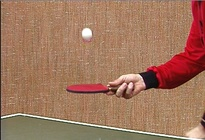
%> input picture lab3/pingpong/0000.jpeg, 205 x 140 px, shrunk from 352 x 240 before the run
$ octave demo_harris_corner_detector.m   (GNU Octave 9; MATLAB toolbox functions it lacks are replaced by stand-ins)
%> lines starting %> are read from the running program, lines starting %| are printed output that depends on the picture
%> further down, im_original is the input picture: size 140x205x3 uint8; mean R, G, B 160.4, 117.6, 93.3
### lab3/harris_corner_detector.m
function [H, row, col] = harris_corner_detector(image_original, sigma, n, threshold, plt_flag)
%> called with sigma = 1, n = 2, threshold = 0.1, plt_flag = true

image_grayscale = rgb2gray(im2double(image_original));
[h, w] = size(image_grayscale);
%> h = 140; w = 205
% Sobel kernels approximate the first derivatives of a Gaussian filter.
[Ix, Iy] = imgradientxy(image_grayscale, 'sobel');

% Computing elements of Q for each pixel
% Padding type "replicate" to avoid finding extra gradient on the borders
A = imgaussfilt((Ix.^2), sigma, 'FilterSize', 5, 'Padding', 'replicate');
B = imgaussfilt((Ix.*Iy), sigma, 'FilterSize', 5, 'Padding', 'replicate');
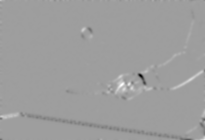
%> B: size 140x205 double; min -2.71, max 1.66, mean -0.00142; drawn with min black and max white
C = imgaussfilt((Iy.^2), sigma, 'FilterSize', 5, 'Padding', 'replicate');

H = (A.*C - B.^2) - .04*((A + C).^2);
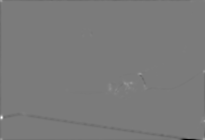
%> H: size 140x205 double; min -5.19, max 5.52, mean -0.0154; drawn with min black and max white

% Non-maximum supression
% Pad H with zeros
H_padded = padarray(H, [n,n], 'replicate');
% Compute H_local_max_mask, where an element equals 1 if the element of
% H in the corresponding position is a local maximum, and equals zero
% otherwise
H_local_max_mask = zeros([h,w]);
for i=1+n:h+n
    for j=1+n:w+n
        if H_padded(i, j) == max(max(H_padded(i-n:i+n, j-n:j+n))) && H_padded(i, j) > threshold
           H_local_max_mask(i-n, j-n) = 1;
        end
    end
end
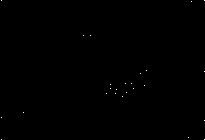
%> H_local_max_mask: size 140x205 double; values 0 (black) and 1 (white), 0.09% white in thin lines or dots
% Indices of nonzero elements of H_local_max_mask
[row, col] = find(H_local_max_mask);
%> row = 25 values from 1 to 140; col = 25 values from 2 to 205

% Plotting
if plt_flag
    figure;
    ax1 = subplot(1,3,1);
    imshow(Ix, []); title(ax1,'\fontsize{16}Gradient in the x direction');

    ax2 = subplot(1,3,2);
    imshow(Iy, []); title(ax2,'\fontsize{16}Gradient in the y direction');

    ax3 = subplot(1,3,3);
    imshow(image_original);
    hold on
    plot(col, row, 'o', 'MarkerEdgeColor','blue', 'MarkerSize', 8);
    title(ax3,'\fontsize{16}Original image with the detected corners');
end

### lab3/demo_harris_corner_detector.m
im_name = 'pingpong';
sigma = 1;
n = 2;
thres = .1;

switch im_name
    case 'pingpong'
        im_original = imread('./pingpong/0000.jpeg');
    case 'toy'
        im_original = imread('./person_toy/00000001.jpg')
end

% Detect corners in the image; generate plots of the gradients and corners
[H, row, col] = harris_corner_detector(im_original, sigma, n, thres, true);
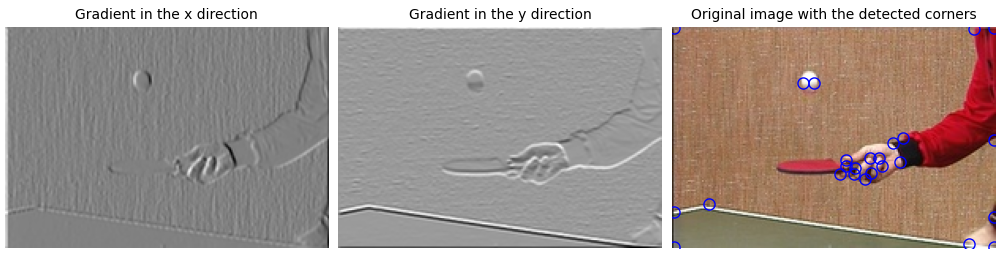
%> figure redrawn from the program's plot data, 3 panels
%> row = 25 values, max 140 at index 3, min 1 at index 1, mean 81.92; col = 25 values from 2 to 205

figure();
for i=1:5
    % Randomly rotate the image
    im = imrotate(im_original, randi([0, 360]));
    % Detect the corners in the rotated image and add the subplot
    [H, row, col] = harris_corner_detector(im, sigma, n, thres, false);
    subplot(1,5,i); imshow(im); hold on;
    plot(col, row, 'o', 'MarkerEdgeColor','blue', 'MarkerSize', 8);
end
%> this loop made 5 passes
%> pass 1, in harris_corner_detector (call 2), `image_grayscale = rgb2gray(im2double(image_original));`:
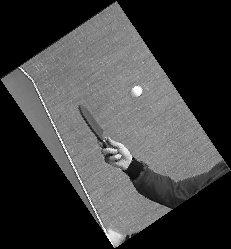
%> image_grayscale: size 249x231 double; min 0, max 0.999, mean 0.25
%> pass 1, in harris_corner_detector (call 2), `[Ix, Iy] = imgradientxy(image_grayscale, 'sobel');`:
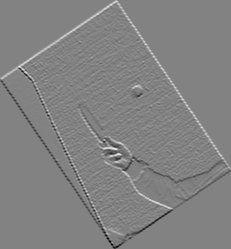
%> Iy: size 249x231 double; min -2.99, max 2.86, mean -2.41e-18; drawn with min black and max white
%> after the loop:
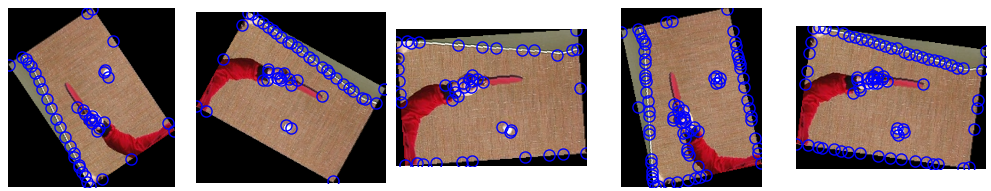
%> figure redrawn from the program's plot data, 5 panels
